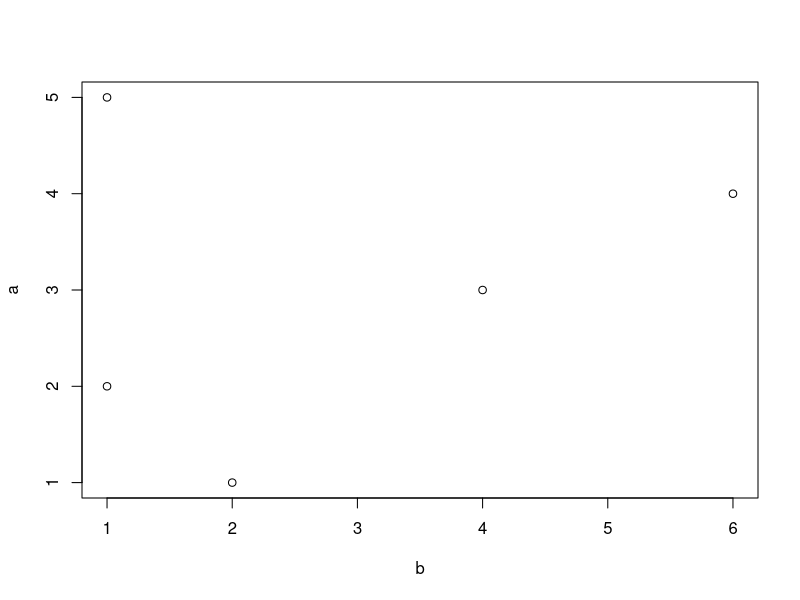
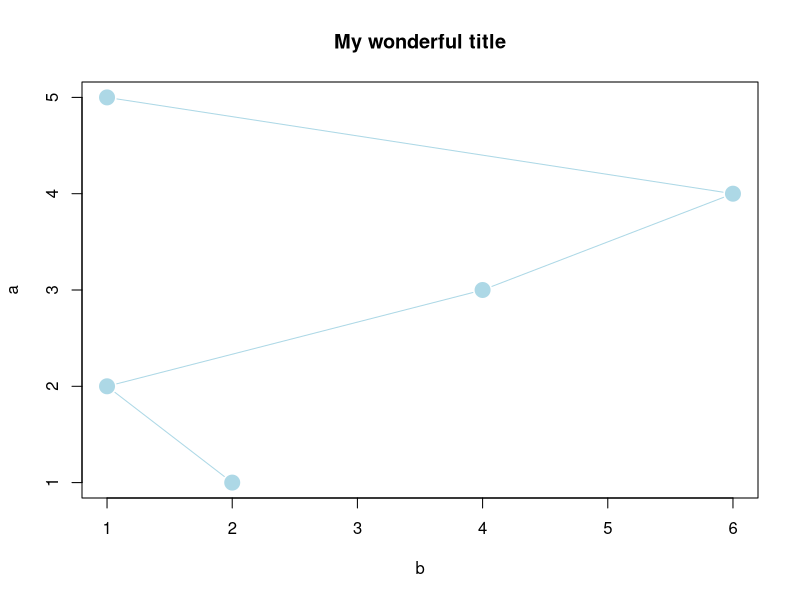
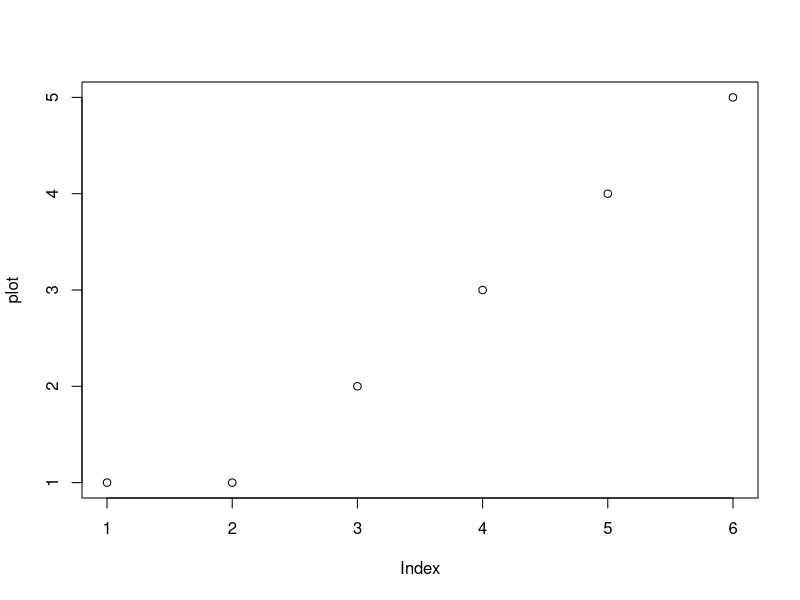
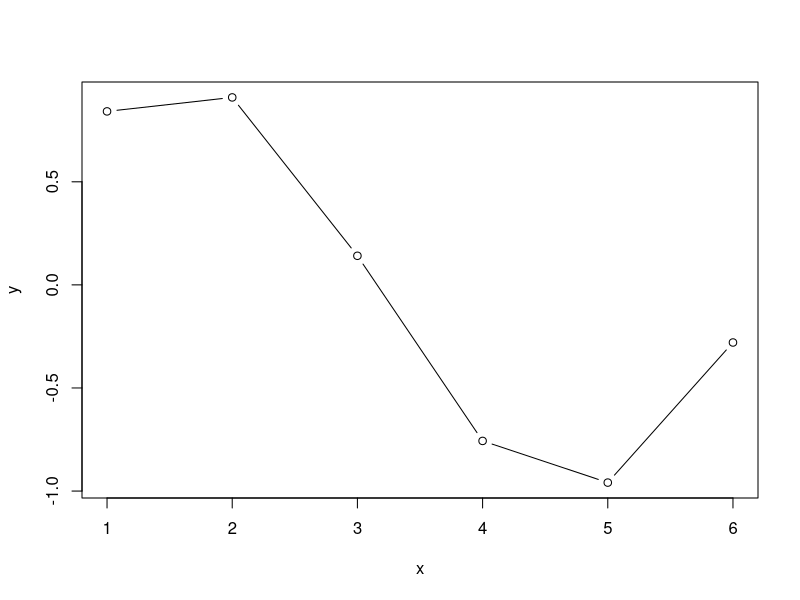
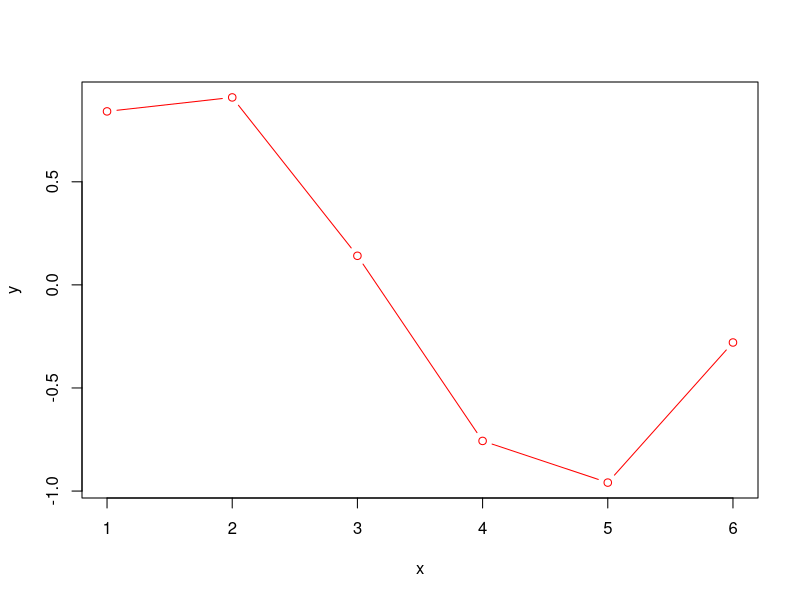
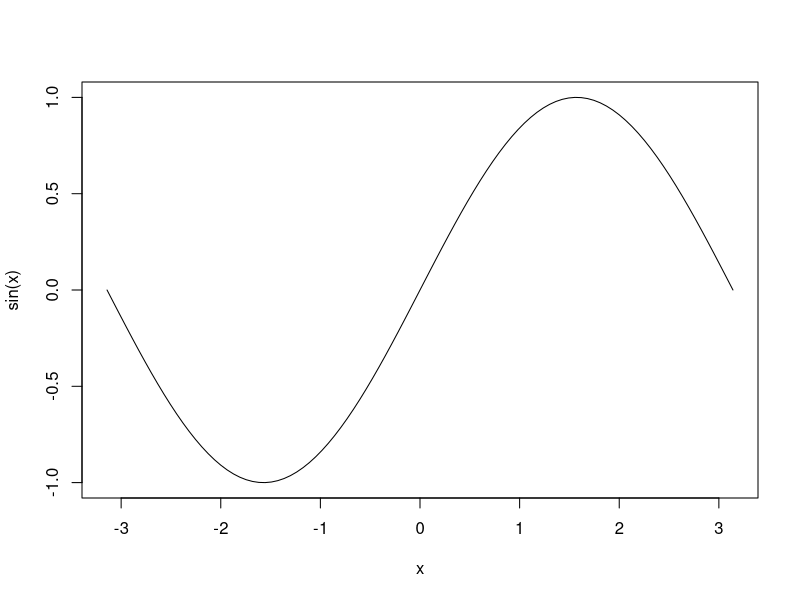
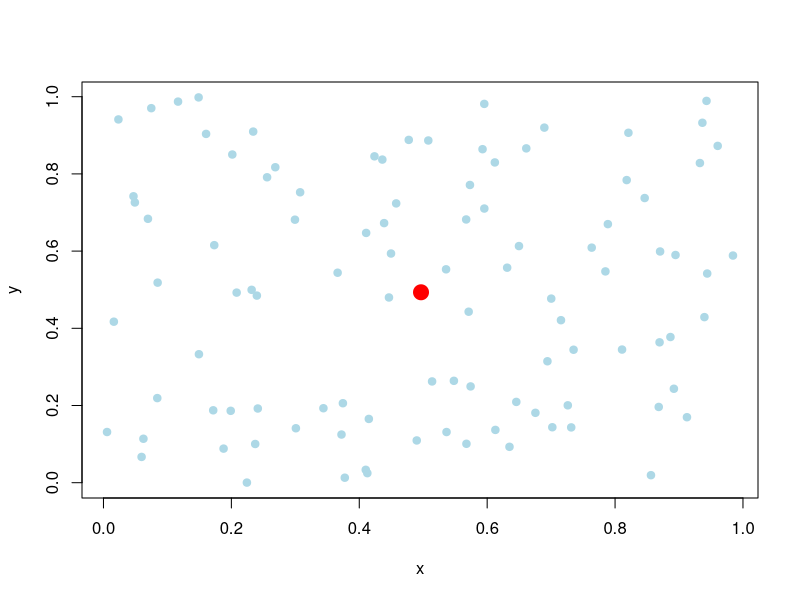
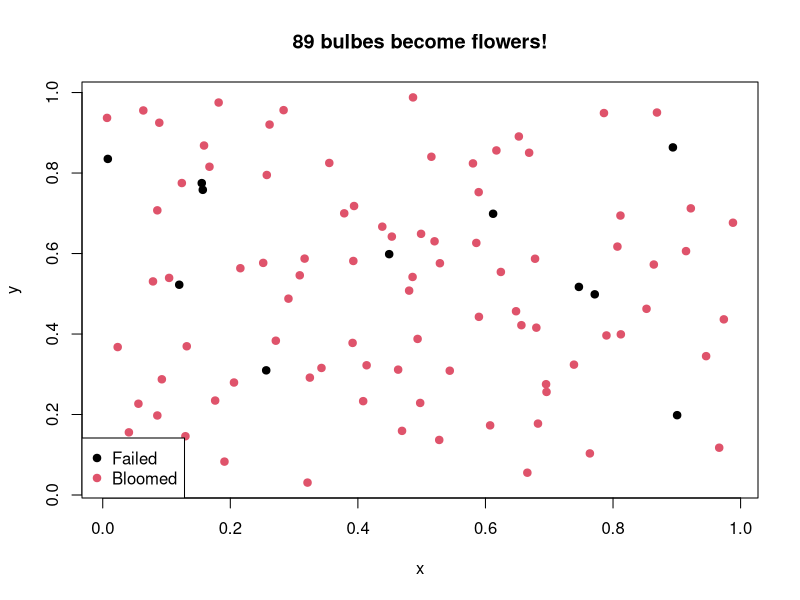

Write the R code that produced these figures, in order.
## ---- chunk 1
knitr::opts_chunk$set(echo = TRUE)
## ---- chunk 2
2+2
exp(-2)
## ---- chunk 3
rnorm(15)
## ---- chunk 4
x = 2
## ---- chunk 5
a = c(1,2,3,4,5)
## ---- chunk 6
a = c(TRUE,FALSE,TRUE,FALSE,FALSE)
## ---- chunk 7
a = c(1,2,3,4,5)
b = c(2,1,4,6,1)
a / b
## ---- chunk 8
c = a / b
c^2
## ---- chunk 9
xbar = sum(a) / length(a)
xbar
## ---- chunk 10
??student
## ---- chunk 11
?t.test
## ---- chunk 12
mean(a)
sd(a)
range(a)
max(a)
## ---- chunk 13
a = c(1,2,3,4,5)
b = c(2,1,4,6,1)
plot(b,a)
plot(b,a,pch=19,col='lightblue',cex=2,type='b')
title(main='My wonderful title')
## ---- chunk 14
plot = c(1,1,2,3,4,5)
plot(plot)
## ---- chunk 15
x = c(1,2,3,4,5,6)
y = sin(x)
plot(x,y,type='b')
## ---- chunk 16
plot(y=y,x=x,col='red',type='b')
## ---- chunk 17
x = c(1,2,3,4,5)
x = c(TRUE,FALSE,TRUE)
x = c('tyty',"tutu",'yuyu')
## ---- chunk 18
x = seq(1,10)
x
## ---- chunk 19
x = seq(1,11,by = 1.5)
x
## ---- chunk 20
x = seq(1,10,length.out = 100)
x
## ---- chunk 21
x = seq(-pi,pi,length.out = 100)
plot(x,sin(x),type='l')
## ---- chunk 22
x = seq(1:10)
x

y = 1:10
y
## ---- chunk 23
w = 0.5:10
w
## ---- chunk 24
x = rep(0,10)
x
## ---- chunk 25
m = rep(NA,10)
for (i in 1:10) m[i] = mean(rnorm(10))
m
## ---- chunk 26
A = matrix(c(1,2,3,4,5,6),nrow = 2,byrow = TRUE)
A
## ---- chunk 27
A = cbind(c(1,2),c(2,3),c(4,5))
A
## ---- chunk 28
A = rbind(c(1,2,3),c(4,5,6))
A
## ---- chunk 29
x = seq(1,10,length.out = 25)
# Access the 5th element of x
x[5]
# Access all elements between the 5th and the 15th elements
x[5:15]
# Access all elements except those between 5 and 15
y = x[-(5:15)]
y
length(y)
## ---- chunk 30
x[5] = NA
x
## ---- chunk 31
x[is.na(x)] = -1
x
## ---- chunk 32
x[x < 4] = 0
x
## ---- chunk 33
x[x < 4 | x > 8] = NA
x
## ---- chunk 34
A = diag(1,5)
A
## ---- chunk 35
A[1:2,4:5]
## ---- chunk 36
A[,4:5]
## ---- chunk 37
A[c(1,3),c(2,5)]
## ---- chunk 38
mylist = list(name='Charles',age=28,married=TRUE)
mylist
## ---- chunk 39
mylist$name = 'Tutu'
mylist
## ---- chunk 40
mylist$Nb_of_cats = 4
mylist
## ---- chunk 41
out = t.test(1:10, y = c(7:20))
out
## ---- chunk 42
print.default(out)
## ---- chunk 43
out$statistic
sqrt(abs(out$statistic))
## ---- chunk 44
out$p.value
## ---- chunk 45
# We create a data.frame with 28 individuals and 3 variables (2 numeric and 1 categorical)
X = data.frame(x = seq(1,10,length.out = 28),
               y = seq(-3,3,length.out = 28),
               sex = c(rep('M',10),rep('F',18)))
X
## ---- chunk 46
X[5:10,]
## ---- chunk 47
X$sex
## ---- chunk 48
X[,3]
## ---- chunk 49
summary(X)
## ---- chunk 50
#Length of a vector
length(x)

# Length of a list (nb of fields)
length(mylist)
## ---- chunk 51
# For matrices and data.frames
nrow(X)

ncol(X)
## ---- chunk 52
# For data.frames
colnames(X)
rownames(X)
## ---- chunk 53
colnames(X) = c('Var 1','Var 2','Var 3')
X
## ---- chunk 54
rownames(X) = paste('Individual',1:28)
X
## ---- chunk 55
X["Individual 26",]
## ---- chunk 56
a = c(1,2,3,4,5)
b = runif(10)
c = c(a[1:2],b,a[-(1:2)])
c
## ---- chunk 57
x = runif(100,min = 0,max = 1)
sum(x>=0.5)
length(x[x>=0.5])
## ---- chunk 58
X = data.frame(x = runif(100), y = runif(100))
sum(X$x >= 0.5 & X$y >= 0.5)
plot(X,col='lightblue',pch=19)
mean = colMeans(X)
points(mean[1],mean[2],col='red',pch=19,cex=2)
## ---- chunk 59
X = data.frame(x = runif(100), y = runif(100),
               b = rbinom(100,size = 1,prob = 0.85))
X
plot(X[,1:2],pch=19,col=X$b+1)
nb = sum(X$b == 1)
title(main = paste(nb,"bulbes become flowers!"))
legend("bottomleft",legend = c('Failed','Bloomed'),col=c(1,2),pch=19)
## ---- chunk 60
x = runif(100)
y = rnorm(100)
plot(x,y,pch=19)
## ---- chunk 61
plot(x,y,pch=19,xlim=c(-1,2),ylim=c(-3,4))
points(1.5,0,col='red')
points(0,3,col='blue')
## ---- chunk 62
plot(x[x >= 0.5],y[x >= 0.5],pch=19,
     xlab='x',ylab='y',main='My title')
title(sub='My subtitle')
legend("bottomright",legend = 'my points',col=1,pch=19)
text(x,y,1:length(x >= 0.5),pos = 1)
## ---- chunk 63
plot(x,x+rnorm(100,0,0.2),pch=19,ylab='y')
abline(a=0,b=1,lty=2,lwd=2,col='red')
abline(v = 0.5,lty=3,col='blue')
## ---- chunk 64
plot(x,x+rnorm(100,0,0.2),pch=19,ylab='y')
abline(a=0,b=1,lty=2,lwd=2,col='red')
abline(v = 0.5,lty=3,col='blue')
mtext("A nice linear model",side = 4)
## ---- chunk 65
x = rnorm(200,mean = 2,sd = 1.5)
hist(x,col='lavender')
## ---- chunk 66
x = runif(100,0,1)
hist(x)
## ---- chunk 67
par(mfrow=c(1,2))
hist(x,breaks=2)
hist(x,breaks=100)
## ---- chunk 68
x = c(rnorm(100,2,1),rgamma(50,shape = 1))
hist(x,freq = FALSE)
f = density(x)
lines(f,lwd=2,col='red',lty=2)
## ---- chunk 69
x = c(rnorm(100,2,1),rgamma(50,shape = 1))
qqnorm(x)
## ---- chunk 70
x = c(rnorm(100,2,1),rgamma(50,shape = 1))
qqplot(x,y = rgamma(1000,shape=1))
## ---- chunk 71
par(mfrow=c(1,2))
boxplot(rnorm(100),title='Normal')
boxplot(runif(100),title='Uniform')
## ---- chunk 72
par(mfrow=c(1,2))
boxplot(rnorm(100),title='Normal')
boxplot(rgamma(100,shape=1),title='Gamma')
## ---- chunk 73
x = c(rnorm(100,2,1),rgamma(50,shape = 1))
boxplot(x,title='Mixture dist.')
## ---- chunk 74
x = iris[,-5]
boxplot(x)
## ---- chunk 75
x = iris[,-5]
pairs(x)
## ---- chunk 76
x = iris[,-5]
y = iris$Species
pairs(x,col=as.numeric(y),pch=as.numeric(y))
## ---- chunk 77
y = iris$Species
pie(summary(y))
## ---- chunk 78
library(ggplot2)
?mpg
mpg
## ---- chunk 79
ggplot(data = mpg) + geom_histogram(aes(x = hwy))
## ---- chunk 80
ggplot(data = mpg) + geom_histogram(aes(x = hwy), bins=50, fill = 'pink')
## ---- chunk 81
ggplot(data = mpg) + geom_histogram(aes(x = hwy, y = ..density..), bins=50, fill = 'pink') + geom_density(aes(x = hwy),col = 'green')
## ---- chunk 82
boxplot(mpg$hwy)
ggplot(data = mpg) + geom_boxplot(aes(x = '',y = hwy), fill = 'lightblue')
## ---- chunk 83
ggplot(data = mpg) +
  geom_qq(aes(sample = hwy)) +
  geom_qq_line(aes(sample = hwy))
## ---- chunk 84
ggplot(data = mpg) +
  geom_qq(aes(sample = hwy),distribution = stats::qgamma,dparams = (shape=1)) + 
    geom_qq_line(aes(sample = hwy),distribution = stats::qgamma,dparams = (shape=1))
## ---- chunk 85
ggplot(data = mpg) + geom_bar(aes(x = trans))
## ---- chunk 86
ggplot(data = mpg) + geom_bar(aes(x = "", fill = factor(trans)))
## ---- chunk 87
ggplot(data = mpg) + geom_bar(aes(x = "", fill = factor(trans))) + coord_polar(theta = "y")
## ---- chunk 88
ggplot(data = mpg) + geom_point(aes(x = displ,y = hwy))
## ---- chunk 89
ggplot(data = mpg) + geom_point(aes(x = displ,y = hwy,col = class, shape = factor(year)))
## ---- chunk 90
ggplot(data = mpg) + geom_point(mapping = aes(x = displ, y = hwy, col = class)) + facet_wrap( ~ class, nrow = 3)
## ---- chunk 91
ggplot(data = mpg) + geom_point(aes(x = displ, y = hwy)) + facet_grid(drv ~ cyl)
## ---- chunk 92
par(mfrow=c(3,4))
for (m in unique(mpg$drv))
  for (v in unique(mpg$cyl)){
    sel = which(mpg$drv == m & mpg$cyl == v)
    if (length(sel)>0) plot(mpg$displ[sel],mpg$hwy[sel],pch=19)
    else plot(0,0,type='n')
  }
## ---- chunk 93
ggplot(data = mpg) +
  geom_point(mapping = aes(x = displ, y = hwy)) + 
  geom_smooth(mapping = aes(x = displ, y = hwy))
## ---- chunk 94
ggplot(data = mpg) +
  geom_point(mapping = aes(x = displ, y = hwy)) + 
  geom_smooth(mapping = aes(x = displ, y = hwy),method = 'lm')
## ---- chunk 95
out = lm(mpg$hwy ~ 1 + mpg$displ)
out
## ---- chunk 96
plot(out)
## ---- chunk 97
plot( mpg$displ, mpg$hwy, type='p')
abline(out, col='red')
## ---- chunk 98
table(mpg$cyl,mpg$drv)
## ---- chunk 99
ggplot(data = mpg) + 
  geom_bar(aes(x = factor(cyl), fill = factor(drv)))
## ---- chunk 100
ggplot(data = mpg) + 
  geom_bar(aes(x = factor(drv), fill = factor(cyl)))
## ---- chunk 101
ggplot(data = mpg) + geom_bar(aes(x = factor(cyl), fill = factor(drv)), position = "dodge")

ggplot(data = mpg) + geom_bar(aes(x = factor(cyl), fill = factor(drv)), position = "fill")

## ---- chunk 102
ggplot(data = mpg) + 
  geom_bar(aes(x = "", fill = factor(cyl)), position = "fill") + 
  coord_polar(theta = "y") +
  facet_wrap(~ factor(drv))
## ---- chunk 103
tapply(mpg$displ, mpg$cyl, mean)

ggplot(data = mpg) + geom_boxplot(aes(x = factor(cyl), y = displ))

ggplot(data = mpg) + geom_histogram(aes(x = displ)) + facet_wrap(~ factor(cyl), ncol = 1)

ggplot(data = mpg) + geom_density(aes(x = displ, col = factor(cyl)))
## ---- chunk 104
library(dplyr)
?starwars
starwars$name[starwars$species == 'Human']
## ---- chunk 105
unique(starwars$homeworld)
#levels(as.factor(starwars$homeworld))
## ---- chunk 106
weight = tapply(starwars$mass, starwars$species, mean)
height = tapply(starwars$height, starwars$species, mean)
Species = data.frame(weight,height)
Species
ggplot(data = Species) + geom_point(aes(x = weight,y = height)) +
  geom_text(aes(x = weight,y = height,label = rownames(Species)),nudge_y = 10)
## ---- chunk 107
Species$count = table(starwars$species)
Species = Species[order(Species$count,decreasing = TRUE),]
#ggplot(data = Species) + geom_bar(aes(x = count))
barplot(Species$count)
## ---- chunk 108
ggplot(data = starwars) +
  geom_point(aes(x = mass,y = height)) +
  geom_smooth(aes(x = mass,y = height),method = 'lm')
